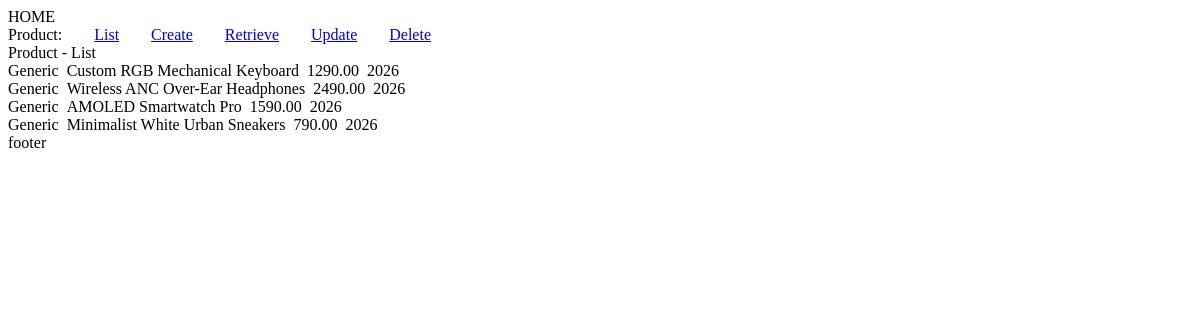
The app's page /, older data.
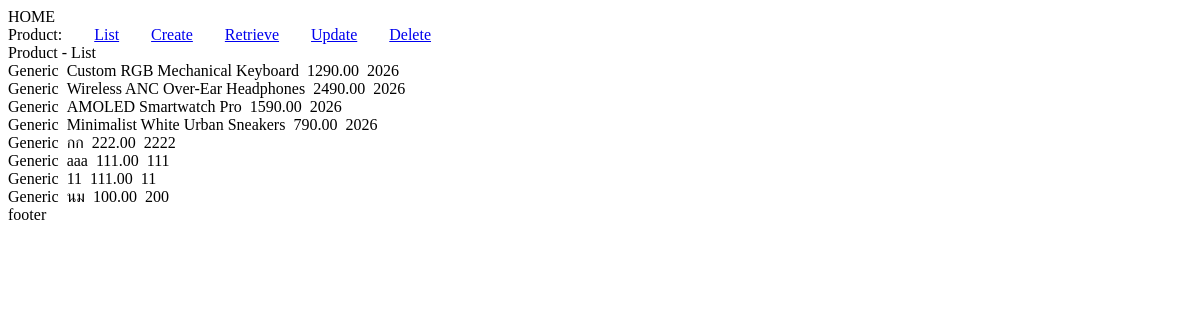
The same page, newer data.
### chopee/models.py (models this page shows, shortened)
class Product(models.Model):
    brand = models.CharField(max_length=100)
    name = models.CharField(max_length=200)
    price = models.DecimalField(max_digits=10, decimal_places=2)
    year = models.IntegerField()

### chopee/views.py (the view)
# urls.py: path('', views.home, name='home'),
def home(request):
    products = Product.objects.all()
    return render(request, 'chopee/home.html', {'products': products})

### chopee/templates/chopee/home.html (shortened to what this page needs)
<!DOCTYPE html>
<html lang="th">
<head>
</head>
<body>
    HOME<br>
    Product:&nbsp;&nbsp;&nbsp;&nbsp;&nbsp;&nbsp;&nbsp;&nbsp;<a href="/">List</a><a href="/product/create">Create</a><a href="/product/retrieve">Retrieve</a><a href="/product/update">Update</a><a href="/product/delete">Delete</a><br>
    Product - List<br>
    {% for prod in products %}
        {{ prod.brand }}&nbsp;&nbsp;{{ prod.name }}&nbsp;&nbsp;{{ prod.price }}&nbsp;&nbsp;{{ prod.year }}<br>
    {% endfor %}
    footer
</body>
</html>

Row changes from the older to the newer data that the page shows:
added Product: brand "Generic", name "กก", price "222.00", year "2222"
added Product: brand "Generic", name "aaa", price "111.00", year "111"
added Product: brand "Generic", name "11", price "111.00", year "11"
added Product: brand "Generic", name "นม", price "100.00", year "200"
